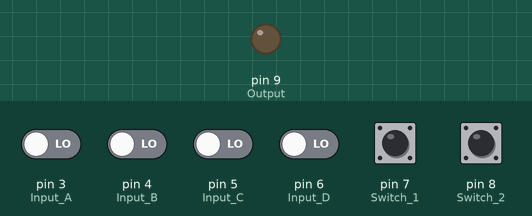
Recording of a sketch running on a simulated Arduino Uno, built with avr-gcc and run on an emulated ATmega328P. Shown: output pins drawn as LEDs (lit = HIGH). Inputs (shaded band) come from the test bench; at power-on: pin 7 (Switch_1), pin 8 (Switch_2) HIGH, pin 3 (Input_A), pin 4 (Input_B), pin 5 (Input_C), pin 6 (Input_D) LOW.

Above: at 1.2 s.
1.3 s: pin 3 (Input_A) driven HIGH
At 1.6 s:
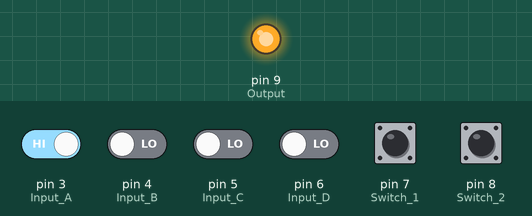
2.8 s: pin 3 (Input_A) driven LOW
At 3.9 s:
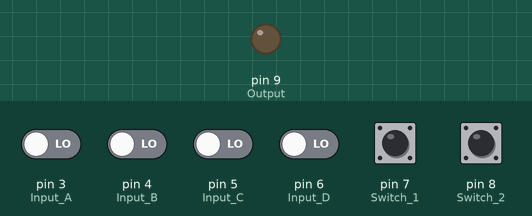
Timing chart, 0 to 5.8 s (numbered marks = the images above; inputs shaded):
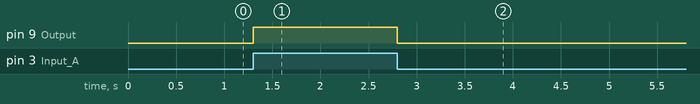

The sketch:

4x1_MUX.ino
```cpp
int INVERT(int w) {
    int output = !w;
    return output;
}

int AND(int w, int x) {
    int output = w && x;
    return output;
}

int OR(int w, int x) {
    int output = w || x;
    return output;
}

int MUX(int A, int B, int S) {
    int outAND1 = AND(A,S);
    int outAND2 = AND(B,INVERT(S));
    int outputOR = OR(outAND1, outAND2);
    return (outputOR);
}

void setup() {
    pinMode(3, INPUT); //Input A
    pinMode(4, INPUT); //Input B
    pinMode(5, INPUT); //Input C
    pinMode(6, INPUT); //Input D
    pinMode(7, INPUT); //Switch 1
    pinMode(8, INPUT); //Switch 2
    pinMode(9, OUTPUT); //Output
}

void loop() {
	int w = digitalRead(3);
	int x = digitalRead(4);
	int y = digitalRead(5);
	int z = digitalRead(6);
	int s1 = digitalRead(7);
	int s2 = digitalRead(8);

	int output1 = MUX(w, x, s1);
	int output2 = MUX(y, z, s1);
	int output3 = MUX(output1, output2, s2);

	digitalWrite(9, output3);
}
```

Measured:
- after the input at 1.3 s, pin 9 (Output): LOW → HIGH at once
- after the input at 2.8 s, pin 9 (Output): HIGH → LOW at once
